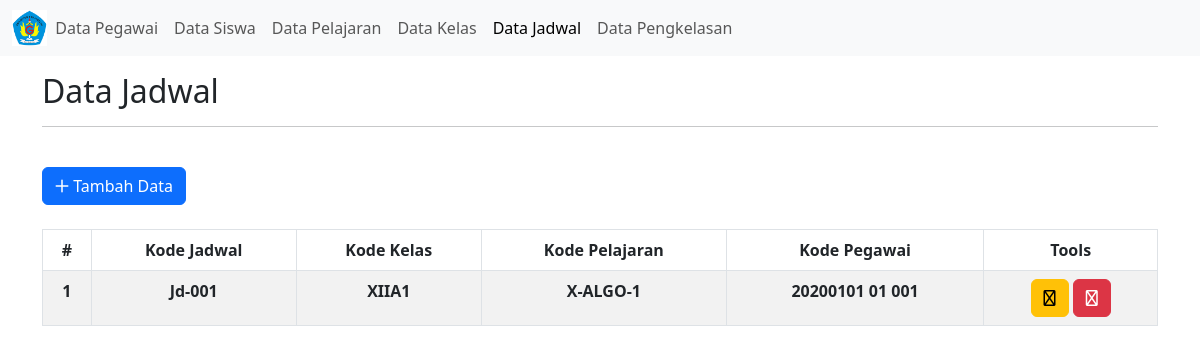
Screenshot of /data_jadwal.php with the database file from the repository.
### tables this page shows
CREATE TABLE `tbljadwal` (
  `id_jadwal` int(11) NOT NULL,
  `kode_jadwal` varchar(10) NOT NULL,
  `kode_kelas` varchar(10) NOT NULL,
  `kode_pelajaran` varchar(20) NOT NULL,
  `nip` varchar(20) NOT NULL
);

### data_jadwal.php (the view, shortened to what this page needs)
<?php
include "koneksi.php";
$urut       = 1;
$query      = "SELECT * FROM tbljadwal";
$sql        = mysqli_query($conn, $query);
?>
<!DOCTYPE html>
<html lang="en">
<head>
    <link href="https://cdn.jsdelivr.net/npm/bootstrap@5.3.0-alpha1/dist/css/bootstrap.min.css" rel="stylesheet">
    <link href="../fontawesome/css/fontawesome.css" rel="stylesheet">
    <link href="../fontawesome/css/brands.css" rel="stylesheet">
    <link href="../fontawesome/css/solid.css" rel="stylesheet">
</head>
<body>
    <nav class="navbar navbar-expand-lg bg-body-tertiary">
        <div class="container-fluid">
            <img src="smanra.png" width="3%" height="3%" />
            <div class="collapse navbar-collapse" id="navbarSupportedContent">
                <ul class="navbar-nav me-auto mb-2 mb-lg-0">
                    <li class="nav-item">
                        <a class="nav-link" href="data_pegawai.php">Data Pegawai</a>
                    </li>
                    <li class="nav-item">
                        <a class="nav-link" href="data_siswa.php">Data Siswa</a>
                    </li>
                    <li class="nav-item">
                        <a class="nav-link" href="data_pelajaran.php">Data Pelajaran</a>
                    </li>
                    <li class="nav-item">
                        <a class="nav-link" href="data_kelas.php">Data Kelas</a>
                    </li>
                    <li class="nav-item">
                        <a class="nav-link active" aria-current="page" href="data_jadwal.php">Data Jadwal</a>
                    </li>
                    <li class="nav-item">
                        <a class="nav-link" href="data_pengkelasan.php">Data Pengkelasan</a>
                    </li>
                </ul>
            </div>
        </div>
    </nav>
    <div class="container">
        <div class="mt-3">
            <h2>Data Jadwal</h2>
            <hr>
            <div>
                <a href="input_data_jadwal.php"><button class="btn btn-primary mt-4"><i class="fa-regular fa-plus"></i> Tambah Data</button></a>
            </div>
            <table class="table teble-responsive table-striped table-hover table-bordered mt-4">
                <thead class="bg-secondary text-white">
                    <tr>
                        <th scope="col">
                            <center>#</center>
                        </th>
                        <th scope="col">
                            <center>Kode Jadwal</center>
                        </th>
                        <th scope="col">
                            <center>Kode Kelas</center>
                        </th>
                        <th scope="col">
                            <center>Kode Pelajaran</center>
                        </th>
                        <th scope="col">
                            <center>Kode Pegawai</center>
                        </th>
                        <th scope="col">
                            <center>Tools</center>
                        </th>
                    </tr>
                </thead>
                <tbody>
                    <?php
                    while ($result = mysqli_fetch_assoc($sql)) {
                    ?>
                        <tr>
                            <th scope="col">
                                <center><?php echo $urut++; ?></center>
                            </th>
                            <th scope="col">
                                <center><?php echo $result['kode_jadwal']; ?></center>
                            </th>
                            <th scope="col">
                                <center><?php echo $result['kode_kelas']; ?></center>
                            </th>
                            <th scope="col">
                                <center><?php echo $result['kode_pelajaran']; ?></center>
                            </th>
                            <th scope="col">
                                <center><?php echo $result['nip']; ?></center>
                            </th>
                            <th scope="col">
                                <center>
                                    <a href="input_data_jadwal.php?edit=<?php echo $result['id_jadwal']; ?>" class="btn btn-warning"><i class="fa-regular fa-pencil"></i></a>
                                    <a href="proses_jadwal.php?hapus=<?php echo $result['id_jadwal']; ?>" class="btn btn-danger" onclick="return confirm ('Anda yakin akan menghapus data?')"><i class="fa-regular fa-trash"></i></a>
                                </center>
                            </th>
                        </tr>
                    <?php
                    }
                    ?>
                </tbody>
            </table>
        </div>
    </div>
</body>
</html>

### rows the page displays
tbljadwal: kode_jadwal "Jd-001", kode_kelas "XIIA1", kode_pelajaran "X-ALGO-1", nip "20200101 01 001"
